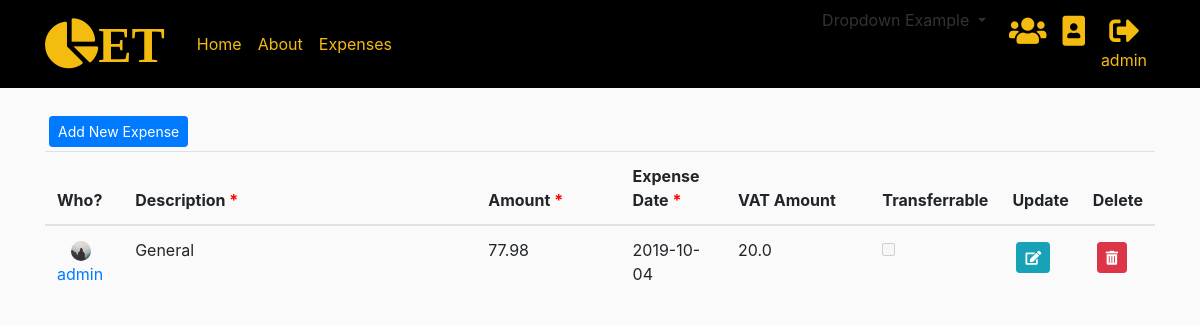
Screenshot of /testexpense (signed in) with the database file from the repository.
### approot/models.py (models this page shows, shortened)
class User(db.Model, UserMixin):
    __tablename__ = 'user'
    id = db.Column(db.Integer, primary_key=True)
    username = db.Column(db.String(20), unique=True, nullable=False)
    email = db.Column(db.String(120), unique=True, nullable=False)
    image_file = db.Column(db.String(20), nullable=False, default='default.jpg')
    role = db.Column(db.String(15), nullable=False)
    dark_mode = db.Column(db.Boolean(15), nullable=False, default=False)
    theme = db.Column(db.String(15), nullable=False, default='Default')
    password = db.Column(db.String(60), nullable=False)
    posts = db.relationship('Post', backref='author', cascade='all,delete,delete-orphan', lazy=True)
    expenses = db.relationship('Expense', backref='author', cascade='all,delete,delete-orphan', lazy=True)

class Expense(db.Model):
    __tablename__ = 'expense'
    id = db.Column(db.Integer, primary_key=True)
    description = db.Column(db.String(100), nullable=False)
    expense_date = db.Column(db.DateTime, nullable=False, default=datetime.utcnow)
    amount = db.Column(db.Float, nullable=False, default=0)
    vat_amount = db.Column(db.Float, nullable=False, default=0)
    user_id = db.Column(db.Integer, db.ForeignKey('user.id'), nullable=False)
    Transferrable = db.Column(db.Boolean, nullable=False, default=0)

### approot/expenses/routes.py (the view)
@expenses.route("/testexpense")
@login_required
def testexpense():
    expenses = Expense.query.order_by(Expense.expense_date.desc()).all()
    form = ExpenseForm()
    return render_template('expense/expense.html', expenses=expenses, form=form)

### approot/expenses/forms.py
class ExpenseForm(FlaskForm):
    description = StringField('Description', validators=[DataRequired()])
    expense_date = DateField('Expense Date',format='%Y-%m-%d', validators=[DataRequired()])
    amount = DecimalField('Amount',places=2, validators=[DataRequired()])
    vat_amount = DecimalField('VAT Amount',places=2)
    Transferrable = BooleanField('Transferrable?')
    submit = SubmitField('Submit')

### approot/models.py (called while the page is built)
@login_manager.user_loader
def load_user(user_id):
    return User.query.get(int(user_id))

### approot/templates/expense/expense.html (shortened to what this page needs)
{% extends "layout.html" %}
{% from "util/macros_modified.html" import form_field_custom with context %}
{% block content %}
<div>
  <div class="row mt-3">
    <div class="col-sm-8">
      <button type="button" class="btn btn-primary btn-sm m-1" data-toggle="modal" data-target="#AddNewModal">Add New Expense</button>
    </div>
  </div>
  <table
  class="table table-hover"
  id="expense_tbl"
  style="width: 100%"
  data-toggle="table"
  data-search="true"
  data-show-toggle="true"
  data-show-columns="true"
  data-show-export="true"
  data-pagination="true"
  data-show-extended-pagination="true"
  data-page-list="[3, 5, 10, 25, 50, 100, all]"
  data-page-size="5"
  data-show-export="true">
    <colgroup>
       <col span="1" style="width: 5%;">
       <col span="1" style="width: 40%;">
       <col span="1" style="width: 15%;">
       <col span="1" style="width: 10%;">
       <col span="1" style="width: 15%;">
       <col span="1" style="width: 5%;">
       <col span="1" style="width: 5%;">
       <col span="1" style="width: 5%;">
    </colgroup>
    <thead>
        <tr>
            <th data-sortable="true">Who?</th>
            <th>Description <font color="red">*</font></th>
            <th data-sortable="true">Amount <font color="red">*</font></th>
            <th data-sortable="true">Expense Date <font color="red">*</font></th>
            <th>VAT Amount</th>
            <th>Transferrable</th>
            <th>Update</th>
            <th>Delete</th>
    </thead>
    <tbody>
     {% for expense in expenses %}
              <tr row_id="{{ expense.id }}">
                  <td style="text-align:center;">
                      <div align="center">
                        <img class="rounded-circle article-img" src="{{ url_for('static', filename='profile_pics/' + expense.author.image_file) }}">
                      </div>
                      <div align="center">
                          <a class="mr-2" href="{{ url_for('expenses.user_testexpenses', username=expense.author.username) }}">{{ expense.author.username }}</a>
                      </div>
                  </td>
                  <form method="POST" action="{{ url_for('expenses.update_testexpense', expense_id=expense.id) }}">
                    <fieldset class="form-group" style="display:none">
                      <td>{{ expense.description }}</td>
                      <td>{{ expense.amount }}</td>
                      <td>{{ expense.expense_date.strftime('%Y-%m-%d') }}</td>
                      <td>{{ expense.vat_amount }}</td>
                          {% if expense.Transferrable == False %}
                              <td>
                                <input name="btSelectItem" type="checkbox" disabled="disabled">
                              </td>
                          {% else %}
                              <td>
                                <input data-index="5" name="btSelectItem" type="checkbox" checked="checked" disabled="disabled">
                              </td>
                          {% endif %}
                      {% if current_user.username == expense.author.username %}
                        <td><button type="button" class="btn btn-info btn-sm m-1" data-toggle="modal" data-target="#updateModal{{ expense.id }}"><i class="fas fa-edit"></i></button></td>
                        <td><button type="button" class="btn btn-danger btn-sm m-1" data-toggle="modal" data-target="#deleteModal{{ expense.id }}"><i class="fas fa-trash-alt"></i></button></td>
                      {% endif %}
                    </fieldset>
                  </form>
              </tr>
    {% endfor %}
    </tbody>
    </table>
</div>
{% endblock content %}

### approot/templates/layout.html (shortened to what this page needs)
<!DOCTYPE html>
<html>
  <head>
      {% if current_user.is_authenticated %}
        {% if current_user.theme.upper() == "DEFAULT" %}
        <link rel="stylesheet" href="https://stackpath.bootstrapcdn.com/bootstrap/4.2.1/css/bootstrap.min.css">
        {% endif %}
      {% else %}
        <link rel="stylesheet" href="https://stackpath.bootstrapcdn.com/bootstrap/4.2.1/css/bootstrap.min.css">
      {% endif %}
      <link rel="stylesheet" href="https://use.fontawesome.com/releases/v5.6.3/css/all.css">
      <link rel="stylesheet" href="https://unpkg.com/bootstrap-table@1.15.4/dist/bootstrap-table.min.css">
      {% if current_user.is_authenticated and current_user.dark_mode == True%}
        <link rel="stylesheet" type="text/css" href="{{ url_for('static', filename='main.css') }}">
      {% else %}
        <link rel="stylesheet" type="text/css" href="{{ url_for('static', filename='light_theme_main.css') }}">
      {% endif %}
  </head>
  <body>
      <header class="site-header">
        <nav class="navbar navbar-expand-md navbar-dark bg-steel fixed-top">
          <div class="container">
            <a class="navbar-brand mr-4" href="/"><i class="fas fa-chart-pie" style="font-size:50px">ET</i></a>
            <div class="collapse navbar-collapse" id="navbarToggle">
              <div class="navbar-nav mr-auto">
                {% if current_user.is_authenticated %}
                  <a class="nav-item nav-link" href="{{ url_for('main.home') }}">Home</a>
                {% endif %}
                <a class="nav-item nav-link" href="{{ url_for('main.about') }}">About</a>
                {% if current_user.is_authenticated and current_user.role != 'Pending' %}
                  <a class="nav-item nav-link" href="{{ url_for('expenses.expense') }}">Expenses</a>
                {% endif %}
              </div>
              <div class="navbar-nav">
                <div class="container">
                <div class="dropdown">
                 <a class="dropdown-toggle" data-toggle="dropdown">Dropdown Example
                 </a>
               </div>
             </div>
                {% if current_user.is_authenticated %}
                {% if current_user.role == "Admin" %}
                  <a class="nav-item nav-link" href="{{ url_for('users.registeredusers') }}" title="Registered Users"><i class="fas fa-users"style="font-size:30px"></i></a>
                {% endif %}
                  <a class="nav-item nav-link" href="{{ url_for('users.account') }}" title="Account"><i class="fas fa-portrait" style="font-size:30px"></i></a>
                  <a class="nav-item nav-link" href="{{ url_for('users.logout') }}" title="Logout">
                    <div align="center">
                      <div position="relative"><i class="fas fa-sign-out-alt" style="font-size:30px"></i></div>
                      <div position="relative">{{ current_user.username }} </div>
                    </div>
                  </a>
                {% else %}
                  <a class="nav-item nav-link" href="{{ url_for('users.login') }}">Login</a>
                  <a class="nav-item nav-link" href="{{ url_for('users.register') }}">Register</a>
                {% endif %}
              </div>
            </div>
          </div>
        </nav>
      </header>
      <main role="main" class="container">
        <div class="row">
          <div class="col-md-12 mt-3">
            {% block content %}
            {% endblock %}
          </div>
        </div>
      </main>
  </body>
</html>

### approot/templates/expense/partials/addModal.html (shortened to what this page needs)
{% from "util/macros_modified.html" import form_field_custom with context %}
{% from "util/macros.html" import form_field with context %}

### approot/templates/expense/partials/updateModal.html (shortened to what this page needs)
{% from "util/macros_modified.html" import form_field_custom with context %}

### approot/static/light_theme_main.css (style rules this page uses)
body { background: #fafafa; color: #333333; margin-top: 5rem; }
.bg-steel { background-color: #000000; }
.navbar-dark .navbar-brand { color: #f4bc0e; }
.site-header .navbar-nav .nav-link { color: #f4bc0e; }
.article-img { height: 65px; width: 65px; margin-right: 16px; }
.article-img { height: 20px; width: 20px; margin-right: 6px; }

### rows the page displays
User: username "admin"
Expense: image_file (placeholder picture), author.username "admin", description "General", amount "77.98", expense_date "2019-10-04", vat_amount "20.0"
